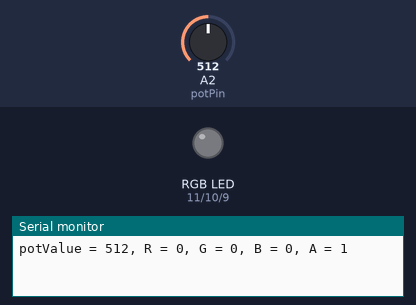
A sketch run on a simulated Arduino Uno, built with avr-gcc and run on an emulated ATmega328P. Parts: an RGB LED mixed from three pins (HIGH = lit), the last lines printed to the serial monitor. The inputs (shaded band) are chosen by the test bench; at power-on: A2 (potPin) = 512. Dim RGB values are drawn brighter than linear.

Above: at 1.2 s.
1.3 s: A2 (potPin) set to 716
At 2.4 s:
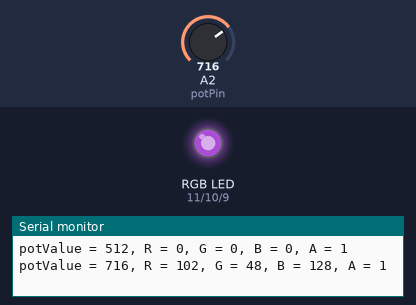
2.8 s: A2 (potPin) set to 900
At 3.6 s:
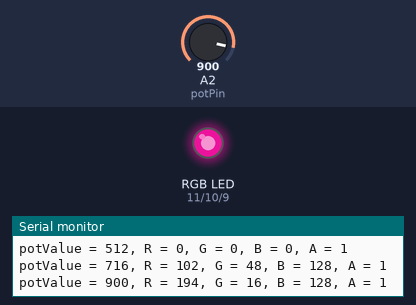
4.3 s: A2 (potPin) set to 1023
At 4.7 s:
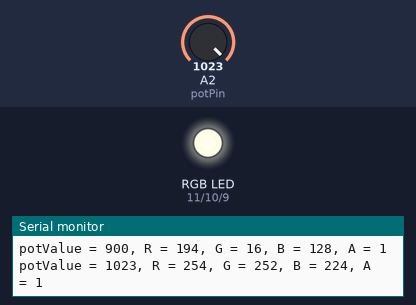
5.8 s: A2 (potPin) set to 511
At 7.0 s:
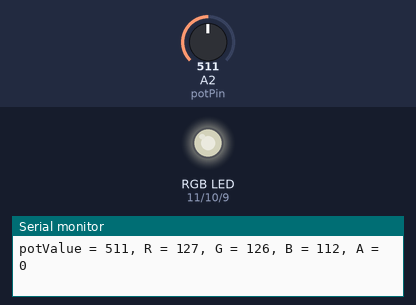
7.3 s: A2 (potPin) set to 306
At 8.2 s:
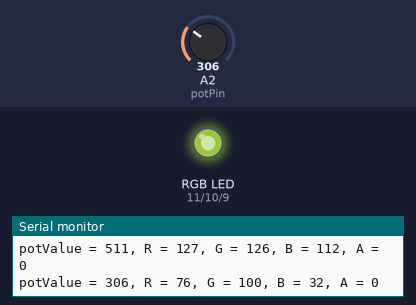
8.8 s: A2 (potPin) set to 122
At 9.3 s:
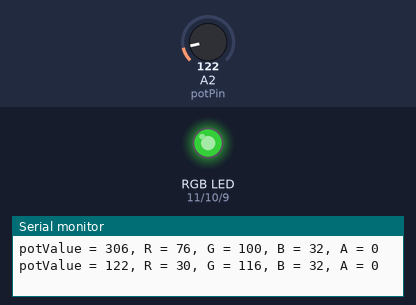
Timing chart, 0 to 11.3 s (numbered marks = the images above; inputs shaded):
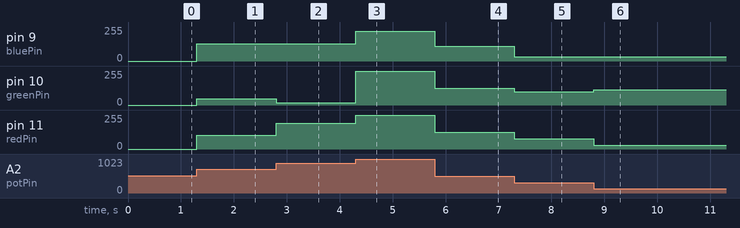

The sketch:

RgbLedPot.ino
```cpp
// RGB LED Adjusted by Potentiometer

const int redPin = 11;
const int greenPin = 10;
const int bluePin = 9;
const int potPin = 2; // select the input pin for the potentiometer

unsigned int potValue, lastValue; // 16-bit (0..16535)
byte red, green, blue, alpha; // 8-bit (0..255)

void setup() {
  Serial.begin(9600);
}

void loop() {

  // read the value from the pot (10 bits => 0 to 1023)
  potValue = analogRead(potPin);

  if (lastValue == potValue)
    return;
  else
    lastValue = potValue;

  // 16-bit placement:
  // ------ARRRGGGBBB

  alpha = (potValue >> 9);                  // 0..1
  red   = ((potValue << 7) >> 9) << alpha;  // 0..255
  green = ((potValue << 10) >> 9) << alpha; // 0..255
  blue  = ((potValue << 13) >> 9) << alpha; // 0..255

  Serial.print("potValue = ");
  Serial.print(potValue);
  Serial.print(", R = ");
  Serial.print(red);
  Serial.print(", G = ");
  Serial.print(green);
  Serial.print(", B = ");
  Serial.print(blue);
  Serial.print(", A = ");
  Serial.println(alpha);

  analogWrite(redPin, red);
  analogWrite(greenPin, green);
  analogWrite(bluePin, blue);
  delay(100);
}
```

Measured:
- after the input at 1.3 s, pin 9 (bluePin): 0/255 → 128/255 at once; pin 10 (greenPin): 0/255 → 48/255 at once; pin 11 (redPin): 0/255 → 102/255 at once
- after the input at 2.8 s, pin 10 (greenPin): 48/255 → 16/255 at once; pin 11 (redPin): 102/255 → 194/255 at once
- after the input at 4.3 s, pin 9 (bluePin): 128/255 → 224/255 at once; pin 10 (greenPin): 16/255 → 252/255 at once; pin 11 (redPin): 194/255 → 254/255 at once
- after the input at 5.8 s, pin 9 (bluePin): 224/255 → 112/255 at once; pin 10 (greenPin): 252/255 → 126/255 at once; pin 11 (redPin): 254/255 → 127/255 at once
- after the input at 7.3 s, pin 9 (bluePin): 112/255 → 32/255 at once; pin 10 (greenPin): 126/255 → 100/255 at once; pin 11 (redPin): 127/255 → 76/255 at once
- after the input at 8.8 s, pin 10 (greenPin): 100/255 → 116/255 at once; pin 11 (redPin): 76/255 → 30/255 at once
